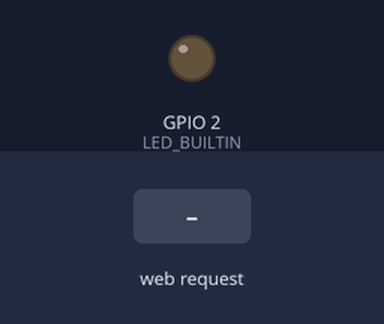
The sketch below on a simulated ESP8266 (NodeMCU). Parts: output pins drawn as LEDs (lit = HIGH, except the on-board LED, lit = LOW). Inputs (shaded band) come from the test bench. What the sketch prints to the serial monitor is not drawn.

Above: at 1.2 s.
1.3 s: HTTP request GET /appliances received
At 1.8 s:
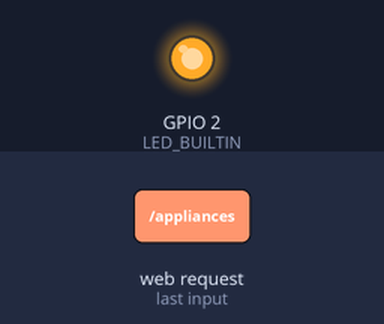
Timing chart, 0 to 4.3 s (numbered marks = the images above; inputs shaded):
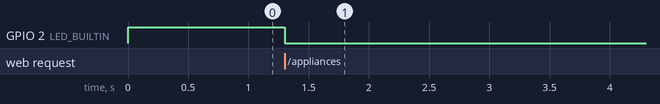

Measured:
- after the input at 1.3 s, GPIO 2 (LED_BUILTIN): HIGH → LOW at once

The sketch:

TestServer.ino
```cpp
#include <Arduino.h>
#include <ESP8266WiFi.h>
#include "ESPAsyncWebServer.h"
#include "ESPAsyncTCP.h"

// network params
const char* ssid = "IntelligentResidence";
const char* password = "asdfasdfasdf";

String result; // global string for getting time data from database
bool LEDon;

// create http server on port 80
AsyncWebServer server(80);

// Helper declaration
String toggleAppliances();
String outletStatus();
void decodeRequest(AsyncWebServerRequest *request);

void setup()
{
  Serial.begin(921600);
  Serial.println("");

  LEDon = true;
  pinMode(LED_BUILTIN, OUTPUT);
  digitalWrite(LED_BUILTIN, HIGH);

  // create soft access point
  WiFi.softAP(ssid, password);

  // print ip in case it changes, should be 192.168.4.1 consistently though
  IPAddress IP = WiFi.softAPIP();
  Serial.print("Starting server at ");
  Serial.println(IP);

  // Handlers

  // handler for testing another ESP8266 device as a client
  server.on("/test", HTTP_GET, [](AsyncWebServerRequest *request){
    // send basic string response
    request->send(200, "text/plain", "YIPPIE");
  });

  // handler for toggling appliances
  server.on("/appliances", HTTP_GET, [](AsyncWebServerRequest *request){
    // ack from appliance helper
    request->send(200, "text/plain", toggleAppliances());
  });

  // handler for the main terminal to get outlet status
  server.on("/update-outlets", HTTP_GET, [](AsyncWebServerRequest *request){
    // send outlet status from helper in form "<OUTL1status>:<OUTL2status>:<OUTL3Status>"
    request->send(200, "text/plain", outletStatus());
  });

  // handler for getting the result of a query
  server.on("/result", HTTP_GET, [](AsyncWebServerRequest *request){
    // send received string (received in main loop through serial connection to pc)
    request->send(200, "text/plain", result);
  });

  // notfound handler used for a query
  server.onNotFound(decodeRequest);

  // end setup
  server.begin();
}

void loop()
{
  // poll for serial messages from pc script
  if (Serial.available() > 0)
  {
    // read the incoming string from database
    result = Serial.readString();
  }
}

// function for handling time queries, called by notfound handler
void decodeRequest(AsyncWebServerRequest *request)
{
  // forward the url string in form "/route_#:station_name\r\n" to script
  Serial.println(request->url());

  // rudimentary ACK
  request->send(200, "text/plain", "Received");
}

// function for toggling home appliances, modelled by LED on GPIO pins
String toggleAppliances()
{
  digitalWrite(LED_BUILTIN, (LEDon)?(LOW):(HIGH));
  LEDon = !LEDon;

  return "ACK";
}

// function for returning outlet statuses
String outletStatus()
{
  // TODO: GPIO with 3 state switch

  return "ACK"; // temp
}
```
